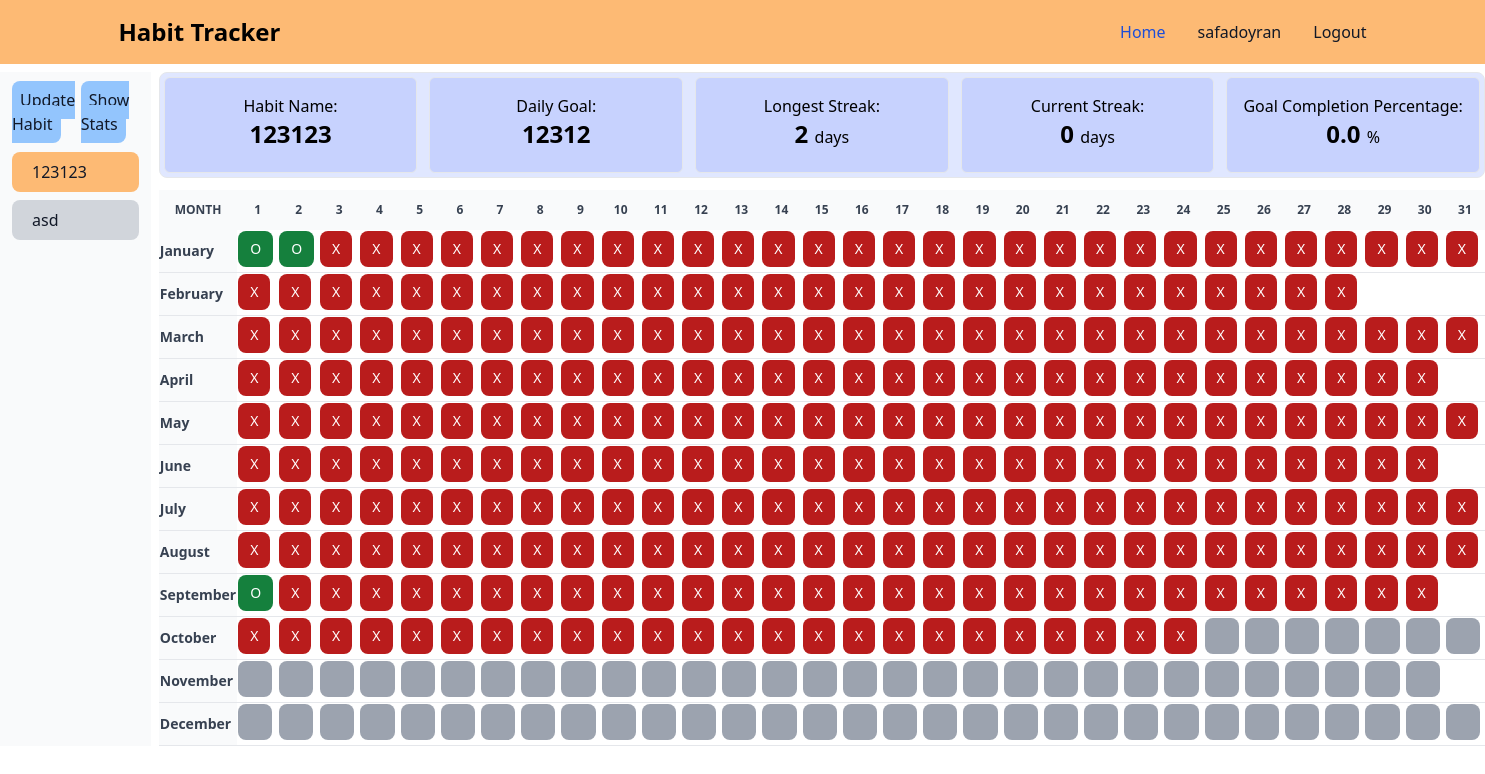
The page /habit/details/3 (signed in) on the database as committed earlier.
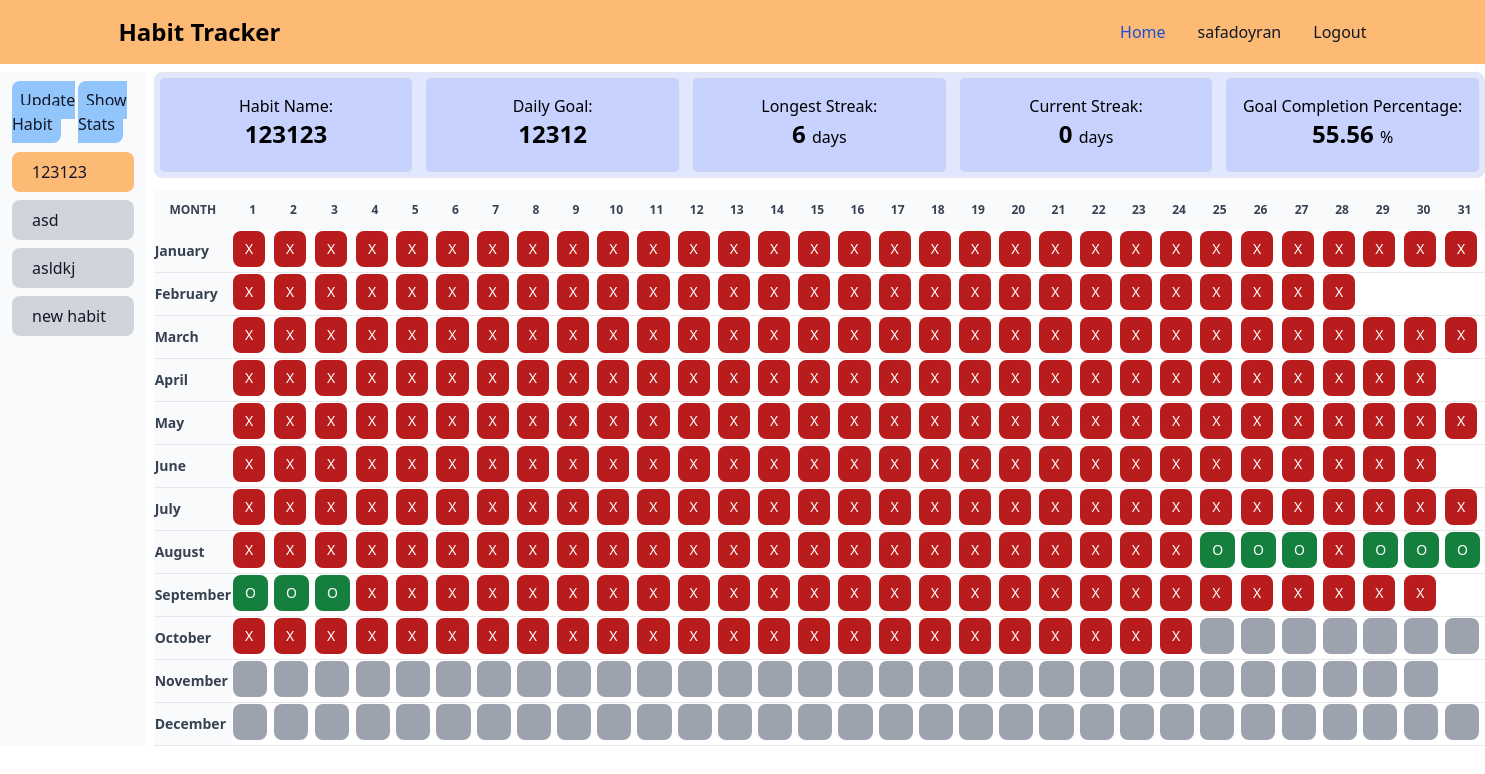
The same page on the database as committed later.
### habits/models.py (models this page shows, shortened)
class Habit(models.Model):
    UNIT_CHOICES = (('time', 'Time (minutes)'), ('repetition',
                    'Repetition'), ('distance', 'Distance (km)'), ('check', 'Check'))
    name = models.CharField(max_length=150)
    category = models.CharField(max_length=150)
    created_at = models.DateTimeField(auto_now_add=True)
    units = models.CharField(max_length=50, choices=UNIT_CHOICES)
    goal = models.PositiveIntegerField(help_text="If you select 'Check' as the units, the goal will be set to 1 automatically.")
    user = models.ForeignKey(User, on_delete=models.CASCADE)
    def get_entry_dates(self):
        datetime_list = self.habitentry_set.values_list('entry_date', flat=True).order_by('-entry_date')
        return datetime_list
    def get_year_list(self):
        calendar = Calendar()
        whole_year = []
        for month in range(1,13):
            days = calendar.itermonthdates(2023, month)
            day_list = [day for day in days]
            days = [day for day in day_list if day.month == month]
            whole_year.append(days)
        return whole_year
    def get_current_streak(self):
        today = date.today()
        entry_dates = self.get_entry_dates()
        current_streak = 0
        if today not in entry_dates:
            return current_streak
        else:
            for i, entry in enumerate(entry_dates):
                if (today - entry).days == i:
                    current_streak += 1
        return current_streak
    def get_longest_streak(self):
        entry_dates = self.get_entry_dates()
        longest_streak = 1 if len(entry_dates) else 0
        for entry in entry_dates:
            previous_day = entry - timedelta(days=1)
            if previous_day not in entry_dates:
                next_day = entry + timedelta(days=1)
                streak = 1
                while next_day in entry_dates:
                    next_day += timedelta(days=1)
                    streak += 1
                    longest_streak = max(longest_streak, streak)
        return longest_streak
    def get_goal_completed_pct(self):
        quantity_list = self.habitentry_set.values_list('quantity', flat=True)
        if len(quantity_list) == 0:
            return 0
        if self.units == 'check':
            records = self.get_entry_dates().order_by('entry_date')
            today = date.today()
            total_days = (today - records[0]).days + 1
            goals_met = [quantity for quantity in quantity_list if quantity >= 1]
            try:
                goal_completed_pct = round((len(goals_met) / total_days * 100), 2)
            except ZeroDivisionError:
                goal_completed_pct = 0
        else:
            goals_met = [quantity for quantity in quantity_list if quantity >= self.goal]
            try:
                goal_completed_pct = round((len(goals_met) / len(quantity_list) * 100), 2)
            except ZeroDivisionError:
                goal_completed_pct = 0
        return goal_completed_pct

### habits/views.py (the view)
# urls.py: path('habit/details/<pk>', HabitDetailView.as_view(), name='habit_details'),
class HabitDetailView(DetailView):
    model = Habit
    template_name = 'habit_details.html'
    context_object_name = 'habit'
    def get_object(self, queryset=None):
        habit = super().get_object(queryset)
        if habit.user != self.request.user:
            raise Http404("You don't have permission to access this habit.")
        return habit
    def get_context_data(self, **kwargs):
        context = super().get_context_data(**kwargs)
        today = date.today()
        month = today.month
        user_habits = Habit.objects.all().filter(user = self.request.user)
        context['today'] = today
        context['month'] = month
        context['months'] = months
        context['user_habits'] = user_habits
        context['active_habit_id'] = self.object.id
        return context

### habits/templatetags/custom_filters.py (called while the page is built)
@register.filter
def index(list, index):
    try:
        return list[index]
    except IndexError:
        return None

### habits/templates/habit_details.html (shortened to what the changed rows need)
{% extends 'base.html' %}
{% load custom_filters %}
{% block habit_details %}
<div class="flex mt-2 gap-2">
	<div class="basis-1/6">
		<div
			class="h-full px-3 py-4 overflow-y-auto bg-gray-50 dark:bg-gray-800"
		>
			<ul class="space-y-2 font-medium">
				{% for habit in user_habits %}
				<li>
					<a
						href="{%url 'habit_details' habit.id%}"
						{% if active_habit_id == habit.id %}
						class="flex items-center p-2 text-gray-900 rounded-lg bg-orange-300 hover:bg-orange-200 group"
						{%else%}
						class="flex items-center p-2 text-gray-900 rounded-lg bg-gray-300 hover:bg-orange-200 group"
						{% endif %}
					>
						<span class="mx-3">{{habit.name}}</span>
					</a>
				</li>
				{% endfor %}
			</ul>
		</div>
	</div>
	<div class="basis-5/6">
	<div class="grid mb-3 border border-gray-200 bg-indigo-100 rounded-lg md:grid-cols-5 gap-1">
			<div class="border border-gray-200 bg-indigo-200 rounded-md h-24 gap p-4 m-1">
				<p class="text-base text-center"> Habit Name: <br> <span class="text-2xl font-bold"> {{habit.name}} </span> </p>
			</div>
			<div class="border border-gray-200 bg-indigo-200 rounded-md h-24 gap p-4 m-1">
				<p class="text-base text-center"> Daily Goal: <br> <span class="text-2xl font-bold"> {{habit.goal}} </span> </p>
			</div>
			<div class="border border-gray-200 bg-indigo-200 rounded-md h-24 gap p-4 m-1">
				<p class="text-base text-center"> Longest Streak: <br> <span class="text-2xl font-bold"> {{habit.get_longest_streak}} </span> days </p>
			</div>
			<div class="border border-gray-200 bg-indigo-200 rounded-md h-24 gap p-4 m-1">
			<p class="text-base text-center"> Current Streak: <br> <span class="text-2xl font-bold"> {{habit.get_current_streak}} </span> days </p>
			</div>
			<div class="border border-gray-200 bg-indigo-200 rounded-md h-24 gap p-4 m-1">
			<p class="text-base text-center"> Goal Completion Percentage: <br> <span class="text-2xl font-bold"> {{habit.get_goal_completed_pct}} </span> % </p>
			</div>
	</div>
	<div class="relative overflow-x-auto">
		<table class="w-full text-sm text-left text-gray-500 dark:text-gray-400">
			<thead class="text-xs text-gray-700 uppercase bg-gray-50 text-center">
				<th class="px-1 py-3">Month</th>
				<th class="px-1 py-3">1</th>
				<th class="px-1 py-3">2</th>
				<th class="px-1 py-3">3</th>
				<th class="px-1 py-3">4</th>
				<th class="px-1 py-3">5</th>
				<th class="px-1 py-3">6</th>
				<th class="px-1 py-3">7</th>
				<th class="px-1 py-3">8</th>
				<th class="px-1 py-3">9</th>
				<th class="px-1 py-3">10</th>
				<th class="px-1 py-3">11</th>
				<th class="px-1 py-3">12</th>
				<th class="px-1 py-3">13</th>
				<th class="px-1 py-3">14</th>
				<th class="px-1 py-3">15</th>
				<th class="px-1 py-3">16</th>
				<th class="px-1 py-3">17</th>
				<th class="px-1 py-3">18</th>
				<th class="px-1 py-3">19</th>
				<th class="px-1 py-3">20</th>
				<th class="px-1 py-3">21</th>
				<th class="px-1 py-3">22</th>
				<th class="px-1 py-3">23</th>
				<th class="px-1 py-3">24</th>
				<th class="px-1 py-3">25</th>
				<th class="px-1 py-3">26</th>
				<th class="px-1 py-3">27</th>
				<th class="px-1 py-3">28</th>
				<th class="px-1 py-3">29</th>
				<th class="px-1 py-3">30</th>
				<th class="px-1 py-3">31</th>
			</thead>
			<tbody>
				{% for year in habit.get_year_list %}
				<tr class="bg-white border-b dark:bg-gray-800 dark:border-gray-700">
					<td class="text-gray-700 bg-gray-50 font-bold">{{ months|index:forloop.counter0 }}</td>
					{% for day in year %}
					{% if day <= today %}
					<td>
						<button
						id="{{habit.id}}"
						day="{{day}}"
						name="{{habit.name}}"
						data-prompt-required="{% if day in habit.get_entry_dates %}false{%else%}{% if habit.units != 'check' %}true{%else%}false{%endif%}{%endif%}"
						{% if day in habit.get_entry_dates %}
						class="text-white bg-green-700 hover:bg-green-800 focus:ring-4 focus:ring-green-300 font-medium rounded-lg text-sm px-3 py-2 mr-1 mb-1 cursor-pointer"
						{%else%}
						class="text-white bg-red-700 hover:bg-red-800 focus:ring-4 focus:ring-red-300 font-medium rounded-lg text-sm px-3 py-2 mr-1 mb-1 cursor-pointer"
						{%endif%}>
						{% if day in habit.get_entry_dates %} O {% else %} X {% endif %}
						</button>
					</td>
					{% else %}
					<td>
							<input
							type="button"
							id="{{day}}"
							name="{{day}}"
							value="&nbsp&nbsp&nbsp&nbsp&nbsp"
							class="text-white bg-gray-400 cursor-not-allowed font-medium rounded-lg text-sm px-2 py-2 mr-1 mb-1"
							disabled>
					</td>
					{% endif %}
					{% endfor %}
				</tr>
				{% endfor %}
			</tbody>
		</table>
	</div>
	</div>
	</div>
{% endblock habit_details %}

Rows that differ between the two databases and show on the page:
computed for Habit (number 1 of 4 on the later page): get_longest_streak "2" → "6"; get_goal_completed_pct "0.0" → "55.56"
added Habit: name "asldkj"
added Habit: name "new habit"
Other text that changed with them:
list line gone: "O O"
new list line: "X X"
list line gone: "X X X X X X"
new list line: "O O O O O O"
list line gone: "X X"
new list line: "O O"
